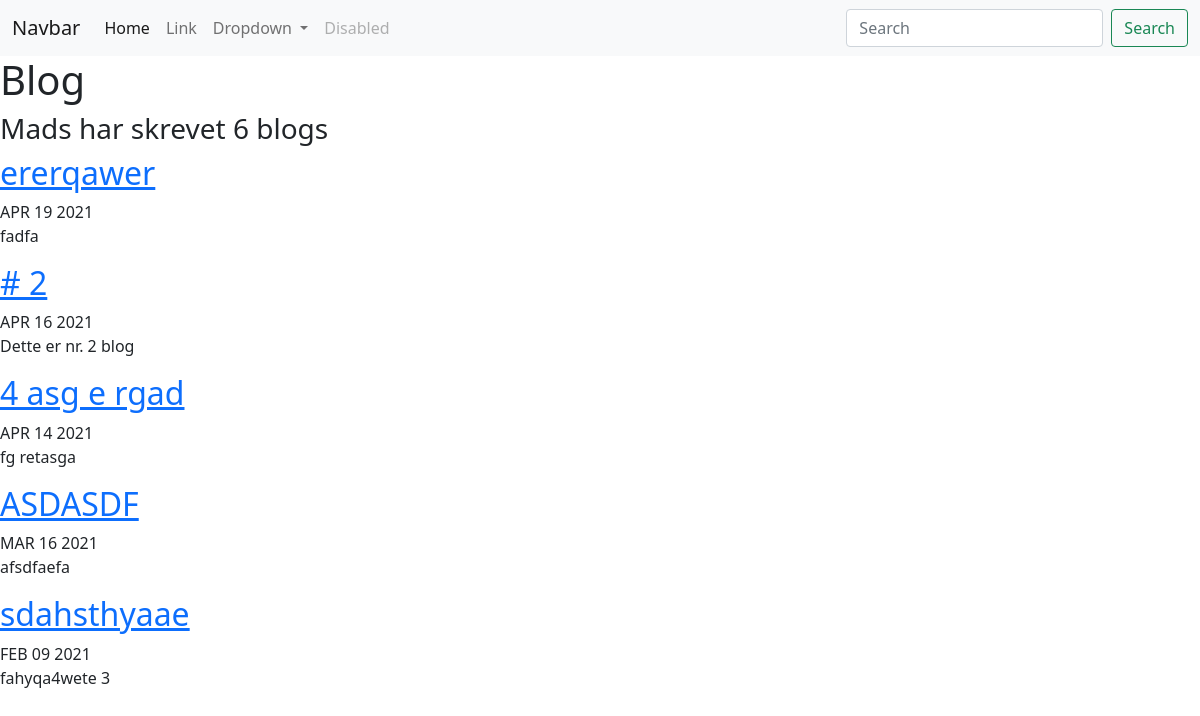
Screenshot of /blog/ with the database file from the repository.
### blog/models.py (models this page shows, shortened)
class Blogs(models.Model):
    title = models.CharField(max_length=200)
    description = models.TextField()
    createdate = models.DateField(default=now())

### blog/views.py (the view)
# urls.py: path('', views.all_blogs, name='all_blogs'),
def all_blogs(request):
    blogs = Blogs.objects.order_by('-createdate')[:5]
    count = Blogs.objects.count()
    return render(request, 'blog/all_blogs.html', {'blogs': blogs, 'count': count})

### blog/templates/blog/all_blogs.html (shortened to what this page needs)
{% extends 'portfolio/base.html' %}
{% block content %}
    <h1>Blog</h1>
    <h3>Mads har skrevet {{ count }} {% if 1 == "{{ count }}" %}blog{% else %}blogs{% endif %}</h3>
    {% for blog in blogs %}
        <a href="{% url 'blog:detail' blog.id %}"><h2>{{ blog.title }}</h2></a>
        {{ blog.createdate| date:'M d Y'| upper }}
        <p>{{ blog.description | striptags | truncatechars:100 }}</p>
    {% endfor %}
{% endblock %}

### rows the page displays
Blogs: title "ererqawer", createdate "APR 19 2021", description "fadfa"
Blogs: title "# 2", createdate "APR 16 2021", description "Dette er nr. 2 blog"
Blogs: title "4 asg e rgad", createdate "APR 14 2021", description "fg retasga"
Blogs: title "ASDASDF", createdate "MAR 16 2021", description "afsdfaefa"
Blogs: title "sdahsthyaae", createdate "FEB 09 2021", description "fahyqa4wete 3"

### other values shown
{{ count }} "6"
